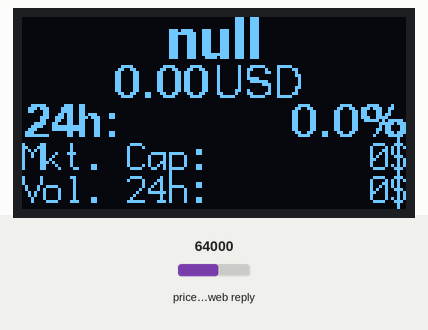
The sketch below on a simulated ESP8266 (NodeMCU). Shown: 128×64 one-colour display. The test bench sets the inputs (shaded band); at power-on: price in the web reply 64000. WiFi joins after 1.5 s; servers stay silent unless stated; uploads are accepted with an empty reply; web services answer with replies made up by the test bench; what the sketch prints to the serial monitor is not drawn.

Above: at 15.6 s.

The sketch:

diy-crypto-ticker-coinstats-api.ino
```cpp
#include <ESP8266WiFi.h>
#include <WiFiClientSecure.h>
#include <ArduinoJson.h>
#include <U8g2lib.h>

// config
const char* SSID = "";
const char* PASSWORD = "";

const char* SYMBOLS[] = {"bitcoin",
                         "ethereum",
                         "binance-coin",
                         "solana",
                         "polkadot",
                         "avalanche-2",
                         "terra-luna",
                         "axie-infinity",
                         "elrond-erd-2",
                         "harmony",
                         "matic-network",
                         "fantom",
                         "decentraland"};

const char* CONVERT_TO = "USD";

const long DEFAULT_DELAY = 5000; // wait 5 secionds between API request;

const int JSON_DOCUMENT_SIZE = 1536; //calculated by ArduinoJson calculator

// network
WiFiClientSecure client;

const char* HOST = "api.coinstats.app";
const int HTTPS_PORT = 443;

// presentation
U8G2_SSD1306_128X64_NONAME_F_HW_I2C u8g2(U8G2_R0, /* reset=*/ U8X8_PIN_NONE);

const int SEPARATOR = 2;
const String PERCENTAGE = "%";

int x = 0;
int y = 0;

String symbol = "bitcoin";
int symbolsCurrentPosition = -1;

String name = "";
float price = 0;
float percent24h = 0;
float volume = 0;
float cap = 0;
String lastUpdated = "";

void setup() {
  setupWifi();
  setupDisplay();
}

void loop() {
  if (getInfo()) {
    showInfo();
    // showInfoOnSerial();
  }
  delay(DEFAULT_DELAY);
}

void setupWifi() {
  Serial.begin(115200);
  delay(100);
  Serial.print("Connecting to ");
  Serial.println(SSID);

  WiFi.mode(WIFI_STA);
  WiFi.disconnect();
  delay(100);

  WiFi.begin(SSID, PASSWORD);
  while (WiFi.status() != WL_CONNECTED) {
    delay(500);
    Serial.print(".");
  }

  Serial.println("");
  Serial.println("WiFi connected!");

  client.setInsecure();
}

void setupDisplay() {
  u8g2.begin();
  u8g2.setFontMode(0);
}

bool getInfo() {
  if (!client.connect(HOST, HTTPS_PORT)) {
    Serial.println("Connection failed!");
    return false;
  }

  symbol = getSymbol();
  String endpoint = "/public/v1/coins/" + symbol + "?currency=" + CONVERT_TO;

  Serial.print("Requesting: ");
  Serial.println(endpoint);

  client.print(String("GET ") + endpoint + " HTTP/1.1\r\n" +
               "Host: " + HOST + "\r\n" +
               "User-Agent: ESP8266\r\n" +
               "Connection: close\r\n\r\n");

  if (client.println() == 0) {
    Serial.println("Failed to send request");
    return false;
  }

  // check HTTP response
  char httpStatus[32] = {0};
  client.readBytesUntil('\r', httpStatus, sizeof(httpStatus));
  if (strcmp(httpStatus, "HTTP/1.1 200 OK") != 0) {
    Serial.print("Unexpected response: ");
    Serial.println(httpStatus);
    return false;
  }

  // skip HTTP headers
  while (client.connected()) {
    String line = client.readStringUntil('\n');
    //Serial.println(line);
    if (line == "\r") {
      break;
    }
  }

  /*
  // skip content length
  if (client.connected()) {
    String line = client.readStringUntil('\n');
    // Serial.println(line);
  }
  */

  // get response
  String response = "";
  while (client.connected()) {
    String line = client.readStringUntil('\n');
    Serial.println(line);
    line.trim();
    if (line != "\r") {
      response += line;
    }
  }

  client.stop();

  // parse response
  DynamicJsonDocument jsonDocument(JSON_DOCUMENT_SIZE);
  DeserializationError error = deserializeJson(jsonDocument, response);
  if (error) {
    Serial.println("Deserialization failed");
    return false;
  }
  JsonObject root = jsonDocument.as<JsonObject>();
  JsonObject coin = root["coin"];
  name = coin["symbol"].as<String>();
  price = coin["price"];
  percent24h = coin["priceChange1d"];
  volume = coin["volume"];
  cap = coin["marketCap"];

  return true;
}

String getSymbol() {
  if (symbolsCurrentPosition == -1 || symbolsCurrentPosition + 1 > (sizeof(SYMBOLS) / sizeof(SYMBOLS[0])) - 1) {
    symbolsCurrentPosition = 0;
  } else {
    symbolsCurrentPosition++;
  }
  return SYMBOLS[symbolsCurrentPosition];
}

void showInfo() {
  u8g2.firstPage(); // + info https://github.com/olikraus/u8glib/wiki/tpictureloop
  do {
    // name
    u8g2.setFont(u8g2_font_fub14_tf);
    x = (128 - getStringWidth(name)) / 2;
    y = 14; // from below, capital A size. +info https://github.com/olikraus/u8g2/wiki/fntgrpfreeuniversal
    u8g2print(name);

    // price
    u8g2.setFont(u8g2_font_fub11_tf);
    String priceFormatted;
    if (symbol == "vvs-finance")
      priceFormatted = String(price, 7);
    else
      priceFormatted = String(price, 2);
    x = (128 - getStringWidth(priceFormatted) - SEPARATOR - getStringWidth(CONVERT_TO)) / 2;
    y += 11 + SEPARATOR;
    u8g2print(priceFormatted);
    x += getStringWidth(priceFormatted) + SEPARATOR;
    u8g2.setFont(u8g2_font_fur11_tf);
    u8g2print(CONVERT_TO);

    // percentages
    String percent24hFormatted = String(percent24h, 1) + PERCENTAGE;

    u8g2.setFont(u8g2_font_fub11_tf);
    x = 0;
    y += 11 + SEPARATOR;
    u8g2print("24h:");

    x = 128 - getStringWidth(percent24hFormatted);
    u8g2print(percent24hFormatted);

    //x += getStringWidth(percent24hFormatted) + SEPARATOR;
    //u8g2print(percent7dFormatted);

    // cap
    u8g2.setFont(u8g2_font_profont15_tf);
    x = 0;
    y += 9 + SEPARATOR;
    String capFormatted = formatDollars(String(cap, 0));
    u8g2print("Mkt. Cap:");
    x = 128 - getStringWidth(capFormatted);
    u8g2print(capFormatted);

    // volume
    String volumeFormatted = formatDollars(String(volume, 0));
    u8g2.setFont(u8g2_font_profont15_tf);
    y += 9 + SEPARATOR;
    x = 0;
    u8g2print("Vol. 24h:");
    x = 128 - getStringWidth(volumeFormatted);
    u8g2print(volumeFormatted);

  } while ( u8g2.nextPage() );
}

int getStringWidth(String string) {
  char *charString = const_cast<char*>(string.c_str());
  return u8g2.getStrWidth(charString);
}

void u8g2print(String string) {
  u8g2.setCursor(x, y);
  u8g2.print(string);
}

String convertToTime(String timestamp) {
  return timestamp.substring(11, 16); // extract HH:mm
}

//Hardcoded for 15 digits length
String formatDollars(String usd) {
  String cp = usd;
  if (cp.length() % 3 == 0) {
    if (cp.length() == 3)
      return (cp + "$");
    else if (cp.length() == 6)
      return (cp.substring(0, 3) + "." + cp.substring(3, 5) + "K$");
    else if (cp.length() == 9)
      return (cp.substring(0, 3) + "." + cp.substring(3, 5) + "M$");
    else if (cp.length() == 12)
      return (cp.substring(0, 3) + "." + cp.substring(3, 5) + "B$");
    else if (cp.length() == 15)
      return (cp.substring(0, 3) + "." + cp.substring(3, 5) + "T$");
  }
  else if (cp.length() % 2== 0) {
    if (cp.length() == 2)
      return (cp + "$");
    else if (cp.length() == 4)
      return (cp.substring(0, 1) + "." + cp.substring(1, 3) + "K$");
    else if (cp.length() == 8)
      return (cp.substring(0, 2) + "." + cp.substring(2, 4) + "M$");
    else if (cp.length() == 10)
      return (cp.substring(0, 1) + "." + cp.substring(1, 3) + "B$");
    else if (cp.length() == 14)
      return (cp.substring(0, 2) + "." + cp.substring(2, 4) + "T$");
  }
  else {
    if (cp.length() == 1)
      return (cp + "$");
    else if (cp.length() == 5)
      return (cp.substring(0, 2) + "." + cp.substring(2, 4) + "K$");
    else if (cp.length() == 7)
      return (cp.substring(0, 1) + "." + cp.substring(1, 3) + "M$");
    else if (cp.length() == 11)
      return (cp.substring(0, 2) + "." + cp.substring(2, 4) + "B$");
    else if (cp.length() == 13)
      return (cp.substring(0, 1) + "." + cp.substring(1, 3) + "T$");
  }
  return cp;
}

void showInfoOnSerial() {
  Serial.print("Coin: ");
  Serial.println(symbol);
  Serial.print("Price: ");
  Serial.print(price);
  Serial.println("$");
  Serial.print("MarketCap: ");
  Serial.print(cap);
  Serial.println("$");
  Serial.print("Volume: ");
  Serial.print(volume);
  Serial.println("$");
  Serial.print("24h Change: ");
  Serial.print(percent24h);
  Serial.println("%");
}
```
